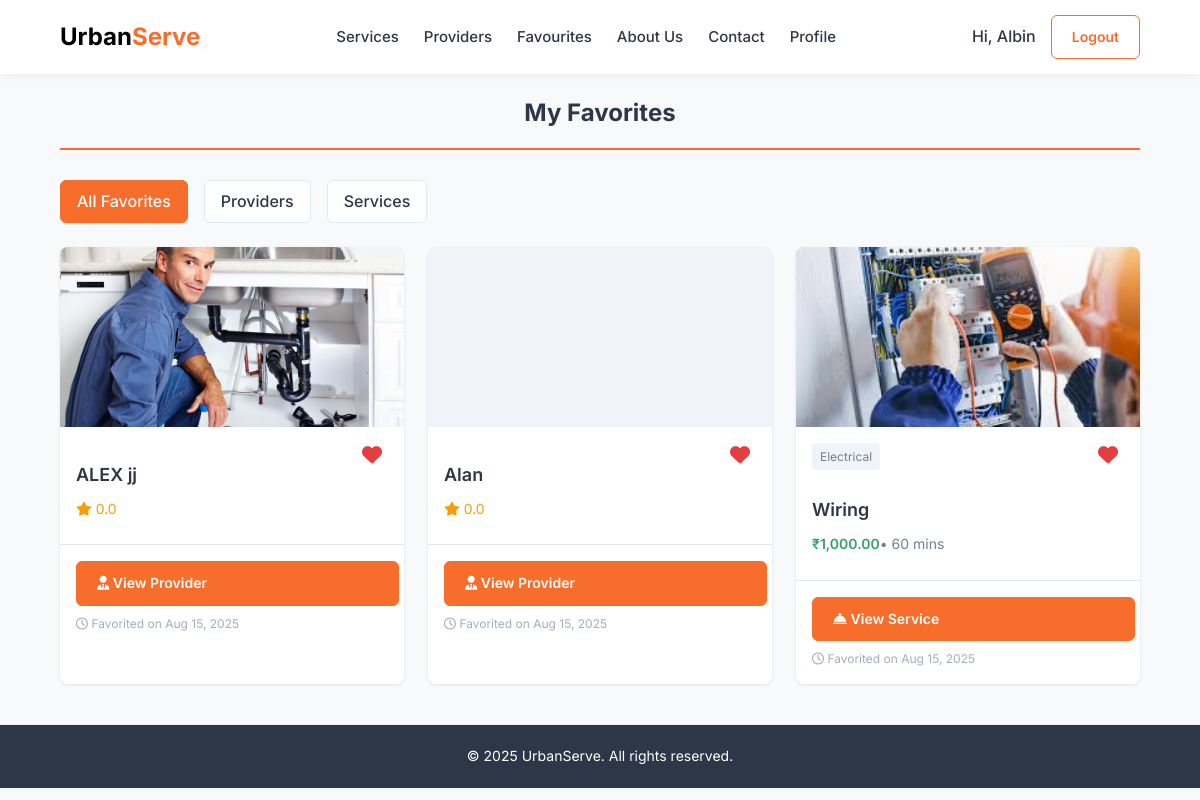
Screenshot of /localservice-main/favourites.php (signed in) with the database file from the repository.
### tables this page shows
CREATE TABLE `favourites` (
  `id` int(11) NOT NULL,
  `user_id` int(11) NOT NULL,
  `provider_id` int(11) DEFAULT NULL,
  `service_id` int(11) DEFAULT NULL,
  `created_at` timestamp NOT NULL DEFAULT current_timestamp()
);

CREATE TABLE `users` (
  `id` int(11) NOT NULL,
  `name` varchar(100) NOT NULL,
  `email` varchar(100) NOT NULL,
  `password` varchar(255) NOT NULL,
  `role` enum('admin','provider','customer') NOT NULL,
  `phone` varchar(20) NOT NULL,
  `address` text NOT NULL,
  `city` varchar(100) NOT NULL,
  `state` varchar(100) NOT NULL,
  `pincode` varchar(20) NOT NULL,
  `profile_image` varchar(255) DEFAULT NULL,
  `is_active` tinyint(1) DEFAULT 1,
  `created_at` timestamp NOT NULL DEFAULT current_timestamp(),
  `updated_at` timestamp NOT NULL DEFAULT current_timestamp() ON UPDATE current_timestamp()
);

CREATE TABLE `providers` (
  `id` int(11) NOT NULL,
  `user_id` int(11) NOT NULL,
  `experience` varchar(50) NOT NULL,
  `location` varchar(255) DEFAULT NULL,
  `bio` text DEFAULT NULL,
  `id_proof` varchar(255) DEFAULT NULL,
  `is_verified` tinyint(1) DEFAULT 0,
  `verification_status` enum('pending','approved','rejected') DEFAULT 'pending',
  `verification_notes` text DEFAULT NULL,
  `availability` enum('available','unavailable') DEFAULT 'available',
  `avg_rating` decimal(3,2) DEFAULT 0.00
);

CREATE TABLE `service_categories` (
  `id` int(11) NOT NULL,
  `name` varchar(50) NOT NULL,
  `description` text DEFAULT NULL,
  `icon` varchar(50) DEFAULT NULL
);

CREATE TABLE `services` (
  `id` int(11) NOT NULL,
  `name` varchar(100) NOT NULL,
  `category_id` int(11) NOT NULL,
  `description` text NOT NULL,
  `base_price` decimal(10,2) NOT NULL,
  `duration_minutes` int(11) NOT NULL,
  `image` varchar(255) DEFAULT NULL,
  `created_at` timestamp NOT NULL DEFAULT current_timestamp()
);

### localservice-main/favourites.php (the view, shortened to what this page needs)
<?php
require_once 'db.php';
$user_id = $_SESSION['user']['id'];
$favorites = [];
$filter = isset($_GET['filter']) ? $_GET['filter'] : 'all';
try {
    $query = "
        SELECT
            f.id as favorite_id,
            f.created_at as favorited_at,
            u.id as provider_id,
            u.name as provider_name,
            u.profile_image,
            p.avg_rating,
            p.experience,
            s.id as service_id,
            s.name as service_name,
            s.description,
            s.base_price,
            s.duration_minutes,
            (SELECT image_url FROM service_images WHERE service_id = s.id LIMIT 1) as service_image,
            sc.name as category_name
        FROM favourites f
        LEFT JOIN users u ON f.provider_id = u.id
        LEFT JOIN providers p ON u.id = p.user_id
        LEFT JOIN services s ON f.service_id = s.id
        LEFT JOIN service_categories sc ON s.category_id = sc.id
        WHERE f.user_id = ?
        ORDER BY f.created_at DESC
    ";
    $stmt = $conn->prepare($query);
    $stmt->bind_param("i", $user_id);
    $stmt->execute();
    $result = $stmt->get_result();
    $all_favorites = $result->fetch_all(MYSQLI_ASSOC);
    $favorites = array_filter($all_favorites, function($favorite) use ($filter) {
        if ($filter === 'all') return true;
        if ($filter === 'services' && $favorite['service_id']) return true;
        if ($filter === 'providers' && $favorite['provider_id']) return true;
        return false;
    });
} catch (Exception $e) {
    error_log("Database error: " . $e->getMessage());
    $error = "Could not load favorites";
}
?>
<!DOCTYPE html>
<html lang="en">
<head>
    <link rel="stylesheet" href="https://cdnjs.cloudflare.com/ajax/libs/font-awesome/6.4.0/css/all.min.css">
</head>
<body>
<?php include 'header.php'; ?>
    <div class="container">
        <div class="favorites-container">
                <h2 class="favorites-header">My Favorites</h2>
            <div class="filter-container">
                <a href="favourites.php?filter=all" class="filter-btn <?= $filter === 'all' ? 'active' : '' ?>">
                    All Favorites
                </a>
                <a href="favourites.php?filter=providers" class="filter-btn <?= $filter === 'providers' ? 'active' : '' ?>">
                    Providers
                </a>
                <a href="favourites.php?filter=services" class="filter-btn <?= $filter === 'services' ? 'active' : '' ?>">
                    Services
                </a>
            </div>
            <div class="favorites-grid">
                <?php if (!empty($favorites)): ?>
                    <?php foreach ($favorites as $favorite): ?>
                        <div class="favorite-card">
                            <?php if ($favorite['provider_id']): ?>
                                <div class="favorite-card-image" style="background-image: url('<?= htmlspecialchars($favorite['profile_image'] ?? 'https://ui-avatars.com/api/?name='.urlencode($favorite['provider_name']).'&background=f76d2b&color=fff') ?>')"></div>
                                <div class="favorite-card-header">
                                    <form method="POST">
                                        <button type="submit" name="remove_favorite" class="favorite-remove" title="Remove from favorites">
                                            <i class="fas fa-heart"></i>
                                        </button>
                                    </form>
                                    <h3 class="favorite-title"><?= htmlspecialchars($favorite['provider_name']) ?></h3>
                                    <div class="favorite-meta">
                                        <?php if ($favorite['avg_rating']): ?>
                                            <span class="favorite-rating">
                                                <i class="fas fa-star"></i> <?= number_format($favorite['avg_rating'], 1) ?>
                                            </span>
                                        <?php endif; ?>
                                    </div>
                                </div>
                                <div class="favorite-content">
                                    <a href="provider_profile.php?id=<?= $favorite['provider_id'] ?>" class="btn btn-primary" style="width: 90%;">
                                        <i class="fas fa-user-tie"></i> View Provider
                                    </a>
                                    <div class="favorite-date">
                                        <i class="far fa-clock"></i> Favorited on <?= date('M j, Y', strtotime($favorite['favorited_at'])) ?>
                                    </div>
                                </div>
                            <?php else: ?>
                                <div class="favorite-card-image" style="background-image: url('<?= htmlspecialchars($favorite['service_image'] ?? 'https://source.unsplash.com/random/300x180?service') ?>')"></div>
                                <div class="favorite-card-header">
                                    <form method="POST">
                                        <button type="submit" name="remove_favorite" class="favorite-remove" title="Remove from favorites">
                                            <i class="fas fa-heart"></i>
                                        </button>
                                    </form>
                                    <span class="favorite-type"><?= htmlspecialchars($favorite['category_name'] ?? 'Service') ?></span>
                                    <h3 class="favorite-title"><?= htmlspecialchars($favorite['service_name']) ?></h3>
                                    <div class="favorite-meta">
                                        <span class="favorite-price">₹<?= number_format($favorite['base_price'], 2) ?></span>
                                        <span> • <?= $favorite['duration_minutes'] ?> mins</span>
                                    </div>
                                </div>
                                <div class="favorite-content">
                                    <a href="service_detail.php?id=<?= $favorite['service_id'] ?>" class="btn btn-primary" style="width: 90%;">
                                        <i class="fas fa-concierge-bell"></i> View Service
                                    </a>
                                    <div class="favorite-date">
                                        <i class="far fa-clock"></i> Favorited on <?= date('M j, Y', strtotime($favorite['favorited_at'])) ?>
                                    </div>
                                </div>
                            <?php endif; ?>
                        </div>
                    <?php endforeach; ?>
                <?php endif; ?>
            </div>
        </div>
    </div>
<?php include 'footer.php'; ?>
</body>
</html>

### localservice-main/favourites.php (style rules this page uses)
:root { --primary: #f76d2b; --primary-dark: #e05b1a; --secondary: #2d3748; --accent: #f0f4f8; --text: #2d3748; --light-text: #718096; --border: #e2e8f0; --white: #ffffff; --black: #000000; --success: #38a169; --danger: #e53e3e; --danger-dark: #c53030; }
body { font-family: 'Inter', -apple-system, BlinkMacSystemFont, 'Segoe UI', Roboto, Oxygen, Ubuntu, Cantarell, sans-serif; color: var(--text); line-height: 1.6; margin: 0; padding: 0; background-color: #f8f9fa; }
.container { width: 90%; max-width: 1200px; margin: 0 auto; padding: 0 15px; }
.favorites-container { max-width: 1200px; margin: 0 auto; }
.favorites-header { color: #2d3748; text-align: center; margin-bottom: 30px; padding-bottom: 15px; border-bottom: 2px solid #f76d2b; }
.filter-container { margin-bottom: 1.5rem; display: flex; gap: 1rem; }
.filter-btn { padding: 0.5rem 1rem; border-radius: 0.375rem; background: var(--white); border: 1px solid var(--border); cursor: pointer; transition: all 0.2s; text-decoration: none; color: var(--text); font-weight: 500; }
.filter-btn.active { background: var(--primary); color: var(--white); border-color: var(--primary); }
.favorites-grid { display: grid; grid-template-columns: repeat(auto-fill, minmax(300px, 1fr)); gap: 1.5rem; }
.favorite-card { background: var(--white); border-radius: 0.5rem; overflow: hidden; box-shadow: 0 1px 3px rgba(0,0,0,0.1); transition: all 0.2s ease; }
.favorite-card-image { height: 180px; background-size: cover; background-position: center; background-color: var(--accent); }
.favorite-card-header { position: relative; padding: 1rem; border-bottom: 1px solid var(--border); }
.favorite-remove { position: absolute; top: 1rem; right: 1rem; color: var(--danger); cursor: pointer; background: none; border: none; font-size: 1.25rem; }
.favorite-content { padding: 1rem; }
.favorite-type { display: inline-block; padding: 0.25rem 0.5rem; background: var(--accent); border-radius: 0.25rem; font-size: 0.75rem; color: var(--light-text); margin-bottom: 0.5rem; }
.favorite-title { font-size: 1.125rem; font-weight: 600; margin-bottom: 0.5rem; color: var(--text); }
.favorite-meta { display: flex; align-items: center; color: var(--light-text); font-size: 0.875rem; margin-bottom: 0.5rem; }
.favorite-rating { color: #f59e0b; margin-right: 0.5rem; }
.favorite-price { font-weight: 600; color: var(--success); }
.favorite-date { font-size: 0.75rem; color: #a0aec0; margin-top: 0.5rem; }

### localservice-main/header.php (style rules this page uses)
:root { --primary: #f76d2b; --primary-dark: #e05b1a; --secondary: #2d3748; --accent: #f0f4f8; --text: #2d3748; --light-text: #718096; --border: #e2e8f0; --white: #ffffff; --black: #000000; }
.container { width: 90%; max-width: 1200px; margin: 0 auto; padding: 0 15px; }
.btn { display: inline-block; padding: 10px 20px; border-radius: 6px; font-weight: 600; font-size: 14px; text-decoration: none; cursor: pointer; transition: all 0.2s; }
.btn-primary { background-color: var(--primary); color: var(--white); border: 1px solid var(--primary); }

### rows the page displays
favourites: users.profile_image (picture), users.name "ALEX jj", providers.avg_rating "0.0", created_at "Aug 15, 2025"
favourites: users.name "Alan", providers.avg_rating "0.0", created_at "Aug 15, 2025"
favourites: service_categories.name "Electrical", service.name "Wiring", service.base_price "1,000.00", service.duration_minutes "60", created_at "Aug 15, 2025"

### other values shown
$_SESSION['user']['name'] "Albin"
